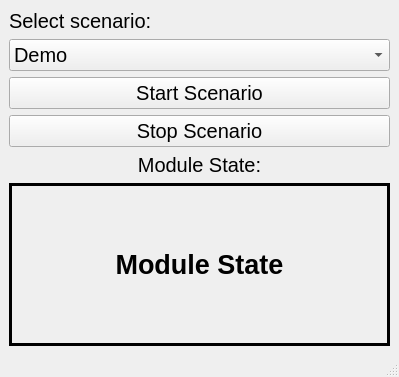
<?xml version="1.0" encoding="UTF-8"?>
<ui version="4.0">
 <class>MainWindow</class>
 <widget class="QMainWindow" name="MainWindow">
  <property name="geometry">
   <rect>
    <x>0</x>
    <y>0</y>
    <width>399</width>
    <height>377</height>
   </rect>
  </property>
  <property name="windowTitle">
   <string>Simulator Interface</string>
  </property>
  <widget class="QWidget" name="centralwidget">
   <layout class="QGridLayout" name="gridLayout_2">
    <item row="0" column="0">
     <layout class="QGridLayout" name="gridLayout">
      <item row="3" column="0">
       <widget class="QPushButton" name="btnStop">
        <property name="font">
         <font>
          <pointsize>15</pointsize>
         </font>
        </property>
        <property name="text">
         <string>Stop Scenario</string>
        </property>
       </widget>
      </item>
      <item row="2" column="0">
       <widget class="QPushButton" name="btnStart">
        <property name="font">
         <font>
          <pointsize>15</pointsize>
         </font>
        </property>
        <property name="text">
         <string>Start Scenario</string>
        </property>
       </widget>
      </item>
      <item row="1" column="0">
       <widget class="QComboBox" name="comboScenario">
        <property name="font">
         <font>
          <pointsize>15</pointsize>
         </font>
        </property>
        <item>
         <property name="text">
          <string>Demo</string>
         </property>
        </item>
        <item>
         <property name="text">
          <string>Experiment1</string>
         </property>
        </item>
        <item>
         <property name="text">
          <string>Experiment2</string>
         </property>
        </item>
       </widget>
      </item>
      <item row="0" column="0">
       <widget class="QLabel" name="label">
        <property name="font">
         <font>
          <pointsize>15</pointsize>
         </font>
        </property>
        <property name="text">
         <string>Select scenario:</string>
        </property>
       </widget>
      </item>
     </layout>
    </item>
    <item row="2" column="0">
     <widget class="QLabel" name="lblModuleState">
      <property name="enabled">
       <bool>true</bool>
      </property>
      <property name="sizePolicy">
       <sizepolicy hsizetype="Preferred" vsizetype="Preferred">
        <horstretch>0</horstretch>
        <verstretch>4</verstretch>
       </sizepolicy>
      </property>
      <property name="font">
       <font>
        <pointsize>20</pointsize>
        <weight>75</weight>
        <bold>true</bold>
       </font>
      </property>
      <property name="styleSheet">
       <string notr="true"/>
      </property>
      <property name="frameShape">
       <enum>QFrame::Box</enum>
      </property>
      <property name="lineWidth">
       <number>3</number>
      </property>
      <property name="text">
       <string>Module State</string>
      </property>
      <property name="alignment">
       <set>Qt::AlignCenter</set>
      </property>
     </widget>
    </item>
    <item row="1" column="0">
     <widget class="QLabel" name="lblModuleStatetitle">
      <property name="font">
       <font>
        <pointsize>15</pointsize>
       </font>
      </property>
      <property name="text">
       <string>Module State:</string>
      </property>
      <property name="alignment">
       <set>Qt::AlignBottom|Qt::AlignHCenter</set>
      </property>
     </widget>
    </item>
   </layout>
  </widget>
  <widget class="QMenuBar" name="menubar">
   <property name="geometry">
    <rect>
     <x>0</x>
     <y>0</y>
     <width>399</width>
     <height>22</height>
    </rect>
   </property>
  </widget>
  <widget class="QStatusBar" name="statusbar"/>
 </widget>
 <resources/>
 <connections/>
</ui>
